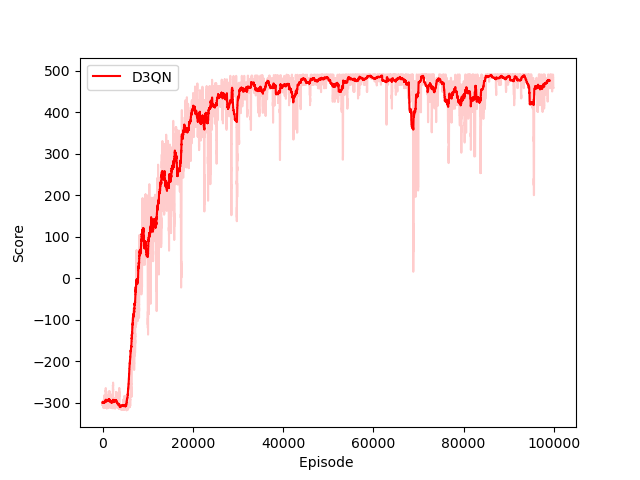

Python code for this plot:
import numpy as np
import matplotlib.pyplot as plt


def moving_average(a, n=100):
    ret = np.cumsum(a, dtype=float)
    ret[n:] = ret[n:] - ret[:-n]
    return ret[n - 1:] / n


scores_d3qn = np.loadtxt("scores_d3qn.txt")
scores_ma_d3qn = moving_average(scores_d3qn, n=100)
scores_ma_d3qn_1000 = moving_average(scores_d3qn, n=1000)

plt.plot(np.arange(len(scores_ma_d3qn)), scores_ma_d3qn,
         alpha=0.2, color='r')
plt.plot(np.arange(len(scores_ma_d3qn_1000)),
         scores_ma_d3qn_1000, label="D3QN", color='r')

plt.ylabel('Score')
plt.xlabel('Episode ')
plt.legend()
plt.savefig('graph.png')
plt.show()
